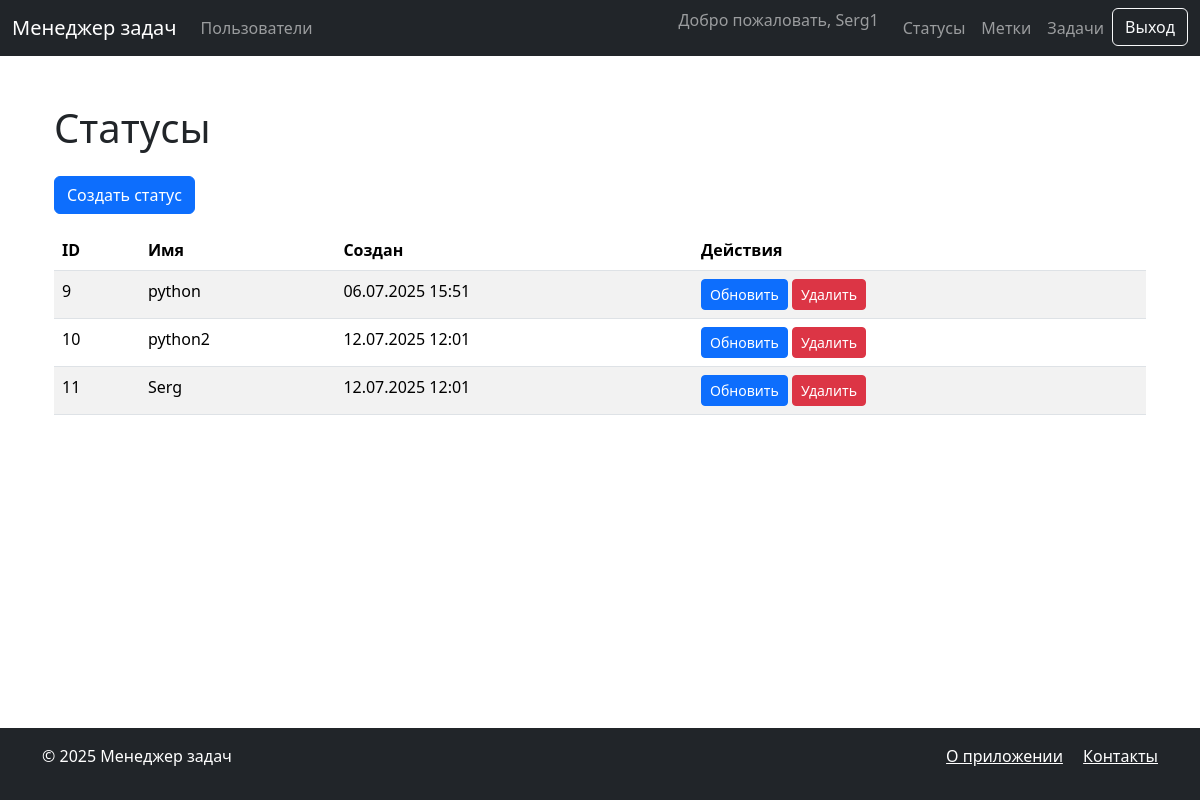
The app's page /statuses/ (signed in), older data.
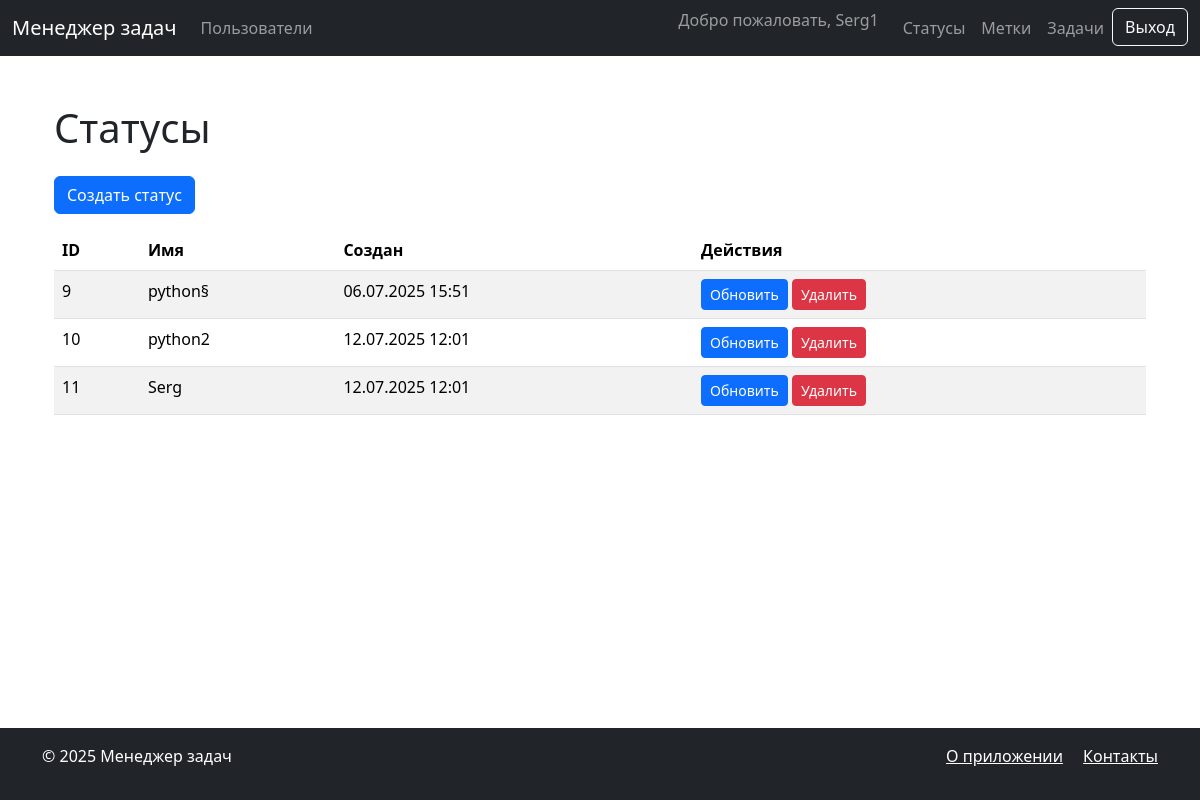
The same page, newer data.
### statuses/models.py (models this page shows, shortened)
class Status(models.Model):
    name = models.CharField(
        max_length=100,
        unique=True,
        verbose_name=_('Name')
    )
    created_at = models.DateTimeField(
        auto_now_add=True,
        verbose_name=_('Created at')
    )
    class Meta:
        verbose_name = _('Status')
        verbose_name_plural = _('Statuses')

### statuses/views.py (the view)
# urls.py: path('', views.StatusListView.as_view(), name='list'),
class StatusListView(LoginRequiredMixin, ListView):
    model = Status
    template_name = 'statuses/list.html'
    context_object_name = 'statuses'

### task_manager/templates/statuses/list.html
{% extends "base.html" %}
{% load i18n %}
{% block content %}
<div class="container">
    <h1 class="my-4">{% trans "Статусы" %}</h1>
    <a href="{% url 'statuses:create' %}" class="btn btn-primary mb-3">
        {% trans "Создать статус" %}
    </a>
    <table class="table table-striped">
        <thead>
            <tr>
                <th>ID</th>
                <th>{% trans "Имя" %}</th>
                <th>{% trans "Создан" %}</th>
                <th>{% trans "Действия" %}</th>
            </tr>
        </thead>
        <tbody>
            {% for status in statuses %}
            <tr>
                <td>{{ status.id }}</td>
                <td>{{ status.name }}</td>
                <td>{{ status.created_at|date:"d.m.Y H:i" }}</td>
                <td>
                    <a href="{% url 'statuses:update' status.id %}" class="btn btn-sm btn-primary">
                        {% trans "Обновить" %}
                    </a>
                    <a href="{% url 'statuses:delete' status.id %}" class="btn btn-sm btn-danger">
                        {% trans "Удалить" %}
                    </a>
                </td>
            </tr>
            {% empty %}
            <tr>
                <td colspan="4">{% trans "Нет статусов" %}</td>
            </tr>
            {% endfor %}
        </tbody>
    </table>
</div>
{% endblock %}

Row changes from the older to the newer data that the page shows:
changed Status id 9: name "python" → "python§"
